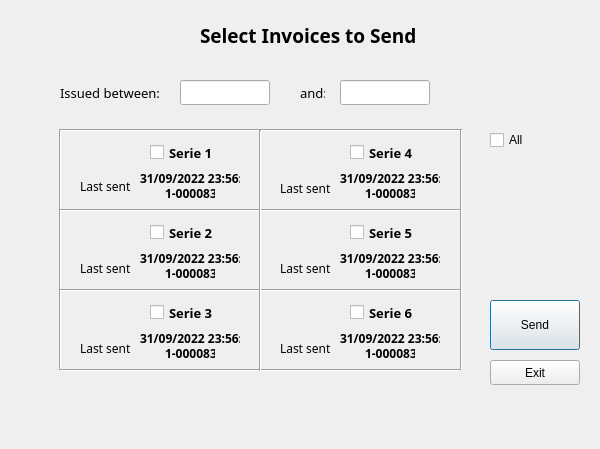
<?xml version="1.0" encoding="UTF-8"?>
<ui version="4.0">
 <class>Dialog</class>
 <widget class="QDialog" name="Dialog">
  <property name="geometry">
   <rect>
    <x>0</x>
    <y>0</y>
    <width>600</width>
    <height>449</height>
   </rect>
  </property>
  <property name="windowTitle">
   <string>Dialog</string>
  </property>
  <widget class="QPushButton" name="send">
   <property name="geometry">
    <rect>
     <x>490</x>
     <y>300</y>
     <width>90</width>
     <height>50</height>
    </rect>
   </property>
   <property name="text">
    <string>Send</string>
   </property>
  </widget>
  <widget class="QLabel" name="label">
   <property name="geometry">
    <rect>
     <x>200</x>
     <y>20</y>
     <width>251</width>
     <height>31</height>
    </rect>
   </property>
   <property name="font">
    <font>
     <family>Bahnschrift</family>
     <pointsize>14</pointsize>
     <weight>75</weight>
     <bold>true</bold>
    </font>
   </property>
   <property name="text">
    <string>Select Invoices to Send</string>
   </property>
  </widget>
  <widget class="QPushButton" name="exit">
   <property name="geometry">
    <rect>
     <x>490</x>
     <y>360</y>
     <width>90</width>
     <height>25</height>
    </rect>
   </property>
   <property name="text">
    <string>Exit</string>
   </property>
  </widget>
  <widget class="QLabel" name="label_2">
   <property name="geometry">
    <rect>
     <x>60</x>
     <y>80</y>
     <width>111</width>
     <height>25</height>
    </rect>
   </property>
   <property name="font">
    <font>
     <family>Bahnschrift</family>
     <pointsize>10</pointsize>
    </font>
   </property>
   <property name="text">
    <string>Issued between:</string>
   </property>
  </widget>
  <widget class="QLabel" name="label_3">
   <property name="geometry">
    <rect>
     <x>300</x>
     <y>80</y>
     <width>25</width>
     <height>25</height>
    </rect>
   </property>
   <property name="font">
    <font>
     <family>Bahnschrift</family>
     <pointsize>10</pointsize>
    </font>
   </property>
   <property name="text">
    <string>and:</string>
   </property>
  </widget>
  <widget class="QCheckBox" name="serie_1">
   <property name="geometry">
    <rect>
     <x>150</x>
     <y>140</y>
     <width>70</width>
     <height>25</height>
    </rect>
   </property>
   <property name="font">
    <font>
     <family>Bahnschrift SemiBold</family>
     <pointsize>10</pointsize>
     <weight>75</weight>
     <bold>true</bold>
    </font>
   </property>
   <property name="text">
    <string>Serie 1</string>
   </property>
  </widget>
  <widget class="QCheckBox" name="serie_2">
   <property name="geometry">
    <rect>
     <x>150</x>
     <y>220</y>
     <width>70</width>
     <height>25</height>
    </rect>
   </property>
   <property name="font">
    <font>
     <family>Bahnschrift SemiBold</family>
     <pointsize>10</pointsize>
     <weight>75</weight>
     <bold>true</bold>
    </font>
   </property>
   <property name="text">
    <string>Serie 2</string>
   </property>
  </widget>
  <widget class="QCheckBox" name="serie_3">
   <property name="geometry">
    <rect>
     <x>150</x>
     <y>300</y>
     <width>70</width>
     <height>25</height>
    </rect>
   </property>
   <property name="font">
    <font>
     <family>Bahnschrift SemiBold</family>
     <pointsize>10</pointsize>
     <weight>75</weight>
     <bold>true</bold>
    </font>
   </property>
   <property name="text">
    <string>Serie 3</string>
   </property>
  </widget>
  <widget class="QCheckBox" name="serie_4">
   <property name="geometry">
    <rect>
     <x>350</x>
     <y>140</y>
     <width>70</width>
     <height>25</height>
    </rect>
   </property>
   <property name="font">
    <font>
     <family>Bahnschrift SemiBold</family>
     <pointsize>10</pointsize>
     <weight>75</weight>
     <bold>true</bold>
    </font>
   </property>
   <property name="text">
    <string>Serie 4</string>
   </property>
  </widget>
  <widget class="QCheckBox" name="serie_5">
   <property name="geometry">
    <rect>
     <x>350</x>
     <y>220</y>
     <width>70</width>
     <height>25</height>
    </rect>
   </property>
   <property name="font">
    <font>
     <family>Bahnschrift SemiBold</family>
     <pointsize>10</pointsize>
     <weight>75</weight>
     <bold>true</bold>
    </font>
   </property>
   <property name="text">
    <string>Serie 5</string>
   </property>
  </widget>
  <widget class="QCheckBox" name="serie_6">
   <property name="geometry">
    <rect>
     <x>350</x>
     <y>300</y>
     <width>70</width>
     <height>25</height>
    </rect>
   </property>
   <property name="font">
    <font>
     <family>Bahnschrift SemiBold</family>
     <pointsize>10</pointsize>
     <weight>75</weight>
     <bold>true</bold>
    </font>
   </property>
   <property name="text">
    <string>Serie 6</string>
   </property>
  </widget>
  <widget class="QLabel" name="label_4">
   <property name="geometry">
    <rect>
     <x>80</x>
     <y>178</y>
     <width>50</width>
     <height>16</height>
    </rect>
   </property>
   <property name="font">
    <font>
     <family>Bahnschrift</family>
     <pointsize>9</pointsize>
    </font>
   </property>
   <property name="text">
    <string>Last sent:</string>
   </property>
  </widget>
  <widget class="QLabel" name="label_5">
   <property name="geometry">
    <rect>
     <x>80</x>
     <y>258</y>
     <width>50</width>
     <height>20</height>
    </rect>
   </property>
   <property name="font">
    <font>
     <family>Bahnschrift</family>
     <pointsize>9</pointsize>
    </font>
   </property>
   <property name="text">
    <string>Last sent:</string>
   </property>
  </widget>
  <widget class="QLabel" name="label_6">
   <property name="geometry">
    <rect>
     <x>80</x>
     <y>338</y>
     <width>50</width>
     <height>20</height>
    </rect>
   </property>
   <property name="font">
    <font>
     <family>Bahnschrift</family>
     <pointsize>9</pointsize>
    </font>
   </property>
   <property name="text">
    <string>Last sent:</string>
   </property>
  </widget>
  <widget class="QLabel" name="label_7">
   <property name="geometry">
    <rect>
     <x>280</x>
     <y>178</y>
     <width>50</width>
     <height>20</height>
    </rect>
   </property>
   <property name="font">
    <font>
     <family>Bahnschrift</family>
     <pointsize>9</pointsize>
    </font>
   </property>
   <property name="text">
    <string>Last sent:</string>
   </property>
  </widget>
  <widget class="QLabel" name="label_8">
   <property name="geometry">
    <rect>
     <x>280</x>
     <y>258</y>
     <width>50</width>
     <height>20</height>
    </rect>
   </property>
   <property name="font">
    <font>
     <family>Bahnschrift</family>
     <pointsize>9</pointsize>
    </font>
   </property>
   <property name="text">
    <string>Last sent:</string>
   </property>
  </widget>
  <widget class="QLabel" name="label_9">
   <property name="geometry">
    <rect>
     <x>280</x>
     <y>338</y>
     <width>50</width>
     <height>20</height>
    </rect>
   </property>
   <property name="font">
    <font>
     <family>Bahnschrift</family>
     <pointsize>9</pointsize>
    </font>
   </property>
   <property name="text">
    <string>Last sent:</string>
   </property>
  </widget>
  <widget class="QLineEdit" name="date_from">
   <property name="geometry">
    <rect>
     <x>180</x>
     <y>80</y>
     <width>90</width>
     <height>25</height>
    </rect>
   </property>
  </widget>
  <widget class="QLineEdit" name="date_to">
   <property name="geometry">
    <rect>
     <x>340</x>
     <y>80</y>
     <width>90</width>
     <height>25</height>
    </rect>
   </property>
  </widget>
  <widget class="QLabel" name="last_datetime_serie_1">
   <property name="geometry">
    <rect>
     <x>140</x>
     <y>170</y>
     <width>100</width>
     <height>16</height>
    </rect>
   </property>
   <property name="font">
    <font>
     <family>Bahnschrift SemiBold</family>
     <weight>75</weight>
     <bold>true</bold>
    </font>
   </property>
   <property name="text">
    <string>31/09/2022 23:56:55</string>
   </property>
  </widget>
  <widget class="QLabel" name="last_document_serie_1">
   <property name="geometry">
    <rect>
     <x>165</x>
     <y>185</y>
     <width>50</width>
     <height>16</height>
    </rect>
   </property>
   <property name="font">
    <font>
     <family>Bahnschrift SemiBold</family>
     <weight>75</weight>
     <bold>true</bold>
    </font>
   </property>
   <property name="text">
    <string>1-000083</string>
   </property>
  </widget>
  <widget class="QLabel" name="last_datetime_serie_2">
   <property name="geometry">
    <rect>
     <x>140</x>
     <y>250</y>
     <width>100</width>
     <height>16</height>
    </rect>
   </property>
   <property name="font">
    <font>
     <family>Bahnschrift SemiBold</family>
     <weight>75</weight>
     <bold>true</bold>
    </font>
   </property>
   <property name="text">
    <string>31/09/2022 23:56:55</string>
   </property>
  </widget>
  <widget class="QLabel" name="last_document_serie_2">
   <property name="geometry">
    <rect>
     <x>165</x>
     <y>265</y>
     <width>50</width>
     <height>16</height>
    </rect>
   </property>
   <property name="font">
    <font>
     <family>Bahnschrift SemiBold</family>
     <weight>75</weight>
     <bold>true</bold>
    </font>
   </property>
   <property name="text">
    <string>1-000083</string>
   </property>
  </widget>
  <widget class="QLabel" name="last_datetime_serie_3">
   <property name="geometry">
    <rect>
     <x>140</x>
     <y>330</y>
     <width>100</width>
     <height>16</height>
    </rect>
   </property>
   <property name="font">
    <font>
     <family>Bahnschrift SemiBold</family>
     <weight>75</weight>
     <bold>true</bold>
    </font>
   </property>
   <property name="text">
    <string>31/09/2022 23:56:55</string>
   </property>
  </widget>
  <widget class="QLabel" name="last_document_serie_3">
   <property name="geometry">
    <rect>
     <x>165</x>
     <y>345</y>
     <width>50</width>
     <height>16</height>
    </rect>
   </property>
   <property name="font">
    <font>
     <family>Bahnschrift SemiBold</family>
     <weight>75</weight>
     <bold>true</bold>
    </font>
   </property>
   <property name="text">
    <string>1-000083</string>
   </property>
  </widget>
  <widget class="QLabel" name="last_datetime_serie_4">
   <property name="geometry">
    <rect>
     <x>340</x>
     <y>170</y>
     <width>100</width>
     <height>16</height>
    </rect>
   </property>
   <property name="font">
    <font>
     <family>Bahnschrift SemiBold</family>
     <weight>75</weight>
     <bold>true</bold>
    </font>
   </property>
   <property name="text">
    <string>31/09/2022 23:56:55</string>
   </property>
  </widget>
  <widget class="QLabel" name="last_document_serie_4">
   <property name="geometry">
    <rect>
     <x>365</x>
     <y>185</y>
     <width>50</width>
     <height>16</height>
    </rect>
   </property>
   <property name="font">
    <font>
     <family>Bahnschrift SemiBold</family>
     <weight>75</weight>
     <bold>true</bold>
    </font>
   </property>
   <property name="text">
    <string>1-000083</string>
   </property>
  </widget>
  <widget class="QLabel" name="last_datetime_serie_5">
   <property name="geometry">
    <rect>
     <x>340</x>
     <y>250</y>
     <width>100</width>
     <height>16</height>
    </rect>
   </property>
   <property name="font">
    <font>
     <family>Bahnschrift SemiBold</family>
     <weight>75</weight>
     <bold>true</bold>
    </font>
   </property>
   <property name="text">
    <string>31/09/2022 23:56:55</string>
   </property>
  </widget>
  <widget class="QLabel" name="last_document_serie_5">
   <property name="geometry">
    <rect>
     <x>365</x>
     <y>265</y>
     <width>50</width>
     <height>16</height>
    </rect>
   </property>
   <property name="font">
    <font>
     <family>Bahnschrift SemiBold</family>
     <weight>75</weight>
     <bold>true</bold>
    </font>
   </property>
   <property name="text">
    <string>1-000083</string>
   </property>
  </widget>
  <widget class="QLabel" name="last_datetime_serie_6">
   <property name="geometry">
    <rect>
     <x>340</x>
     <y>330</y>
     <width>100</width>
     <height>16</height>
    </rect>
   </property>
   <property name="font">
    <font>
     <family>Bahnschrift SemiBold</family>
     <weight>75</weight>
     <bold>true</bold>
    </font>
   </property>
   <property name="text">
    <string>31/09/2022 23:56:55</string>
   </property>
  </widget>
  <widget class="QLabel" name="last_document_serie_6">
   <property name="geometry">
    <rect>
     <x>365</x>
     <y>345</y>
     <width>50</width>
     <height>16</height>
    </rect>
   </property>
   <property name="font">
    <font>
     <family>Bahnschrift SemiBold</family>
     <weight>75</weight>
     <bold>true</bold>
    </font>
   </property>
   <property name="text">
    <string>1-000083</string>
   </property>
  </widget>
  <widget class="Line" name="line">
   <property name="geometry">
    <rect>
     <x>50</x>
     <y>129</y>
     <width>20</width>
     <height>241</height>
    </rect>
   </property>
   <property name="orientation">
    <enum>Qt::Vertical</enum>
   </property>
  </widget>
  <widget class="Line" name="line_2">
   <property name="geometry">
    <rect>
     <x>60</x>
     <y>120</y>
     <width>401</width>
     <height>20</height>
    </rect>
   </property>
   <property name="orientation">
    <enum>Qt::Horizontal</enum>
   </property>
  </widget>
  <widget class="Line" name="line_3">
   <property name="geometry">
    <rect>
     <x>451</x>
     <y>129</y>
     <width>20</width>
     <height>241</height>
    </rect>
   </property>
   <property name="orientation">
    <enum>Qt::Vertical</enum>
   </property>
  </widget>
  <widget class="Line" name="line_4">
   <property name="geometry">
    <rect>
     <x>60</x>
     <y>360</y>
     <width>401</width>
     <height>20</height>
    </rect>
   </property>
   <property name="orientation">
    <enum>Qt::Horizontal</enum>
   </property>
  </widget>
  <widget class="Line" name="line_5">
   <property name="geometry">
    <rect>
     <x>60</x>
     <y>280</y>
     <width>401</width>
     <height>20</height>
    </rect>
   </property>
   <property name="orientation">
    <enum>Qt::Horizontal</enum>
   </property>
  </widget>
  <widget class="Line" name="line_6">
   <property name="geometry">
    <rect>
     <x>60</x>
     <y>200</y>
     <width>401</width>
     <height>20</height>
    </rect>
   </property>
   <property name="orientation">
    <enum>Qt::Horizontal</enum>
   </property>
  </widget>
  <widget class="Line" name="line_7">
   <property name="geometry">
    <rect>
     <x>250</x>
     <y>130</y>
     <width>20</width>
     <height>241</height>
    </rect>
   </property>
   <property name="orientation">
    <enum>Qt::Vertical</enum>
   </property>
  </widget>
  <widget class="QCheckBox" name="all">
   <property name="geometry">
    <rect>
     <x>490</x>
     <y>130</y>
     <width>81</width>
     <height>20</height>
    </rect>
   </property>
   <property name="text">
    <string>All</string>
   </property>
  </widget>
 </widget>
 <resources/>
 <connections>
  <connection>
   <sender>exit</sender>
   <signal>clicked()</signal>
   <receiver>Dialog</receiver>
   <slot>accept()</slot>
   <hints>
    <hint type="sourcelabel">
     <x>538</x>
     <y>372</y>
    </hint>
    <hint type="destinationlabel">
     <x>458</x>
     <y>396</y>
    </hint>
   </hints>
  </connection>
 </connections>
</ui>
